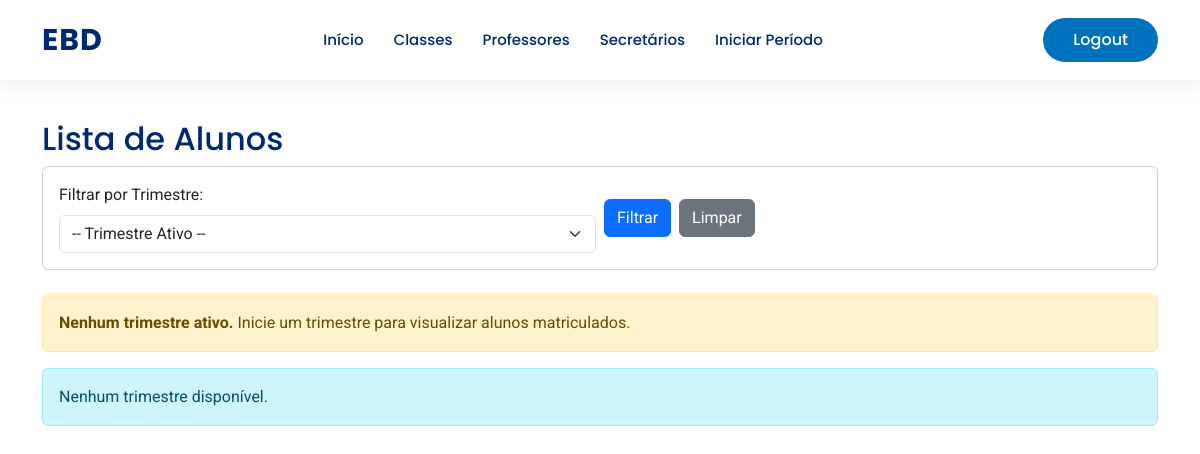
Before: /alunos/list/ (signed in) with the older database file.
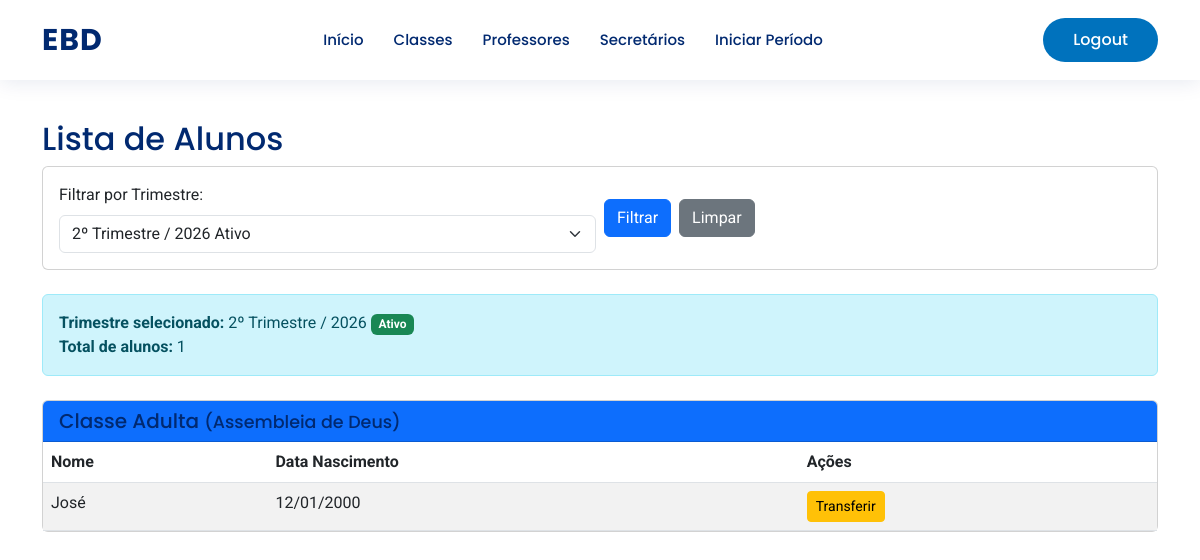
After: the same page with the newer database file.
### base/models.py (models this page shows, shortened)
class Trimestre(models.Model):
    igreja = models.ForeignKey(Igreja, on_delete=models.PROTECT, related_name="trimestres")
    trimestre = models.CharField(max_length=50)  # 1 Trim
    ano = models.PositiveIntegerField()
    ativo = models.BooleanField(default=False)
    concluido = models.BooleanField(default=False)
    class Meta:
        verbose_name = "Trimestre"
        verbose_name_plural = "Trimestres"
        unique_together = ('igreja', 'trimestre', 'ano')
        ordering = ["-ano", "trimestre"]

class Classe(models.Model):
    igreja = models.ForeignKey(Igreja, on_delete=models.PROTECT, related_name="classes")
    nome = models.CharField("Nome da Classe", max_length=100)
    class Meta:
        verbose_name = "Classe"
        verbose_name_plural = "Classes"
        ordering = ["igreja", "nome"]

class Igreja(models.Model):
    nome = models.CharField("Nome da Igreja", max_length=100, unique=True)
    class Meta:
        verbose_name = "Igreja"
        verbose_name_plural = "Igrejas"
        ordering = ["nome"]

class Aluno(models.Model):
    igreja = models.ForeignKey(Igreja, on_delete=models.PROTECT, related_name="alunos")
    nome = models.CharField(max_length=200)
    data_nascimento = models.DateField()
    class Meta:
        verbose_name = "Aluno"
        verbose_name_plural = "Alunos"
        ordering = ["nome"]

### base/views.py (the view)
# urls.py: path('alunos/list/', views.aluno_list, name='aluno_list'),
@user_passes_test(is_secretario_or_superintendente)
def aluno_list(request):
    trimestre_selecionado_id = request.GET.get('trimestre', None)
    if trimestre_selecionado_id:
        try:
            trimestre_selecionado = Trimestre.objects.get(id=trimestre_selecionado_id)
        except Trimestre.DoesNotExist:
            trimestre_selecionado = Trimestre.objects.filter(ativo=True).first()
    else:
        trimestre_selecionado = Trimestre.objects.filter(ativo=True).first()
    todos_trimestres = Trimestre.objects.all().order_by('-ano', '-trimestre')
    if trimestre_selecionado:
        matriculas = Matricula.objects.filter(trimestre=trimestre_selecionado, ativa=True).select_related('aluno', 'classe', 'trimestre')
    else:
        matriculas = Matricula.objects.none()
    classes_com_alunos = {}
    for matricula in matriculas:
        classe = matricula.classe
        if classe.id not in classes_com_alunos:
            classes_com_alunos[classe.id] = {
                'classe': classe,
                'alunos': []
            }
        if matricula.aluno not in classes_com_alunos[classe.id]['alunos']:
            classes_com_alunos[classe.id]['alunos'].append(matricula.aluno)
    grupos = list(classes_com_alunos.values())
    grupos.sort(key=lambda x: x['classe'].nome)
    return render(request, 'aluno_list.html', {
        'grupos': grupos,
        'trimestre_selecionado': trimestre_selecionado,
        'todos_trimestres': todos_trimestres,
        'total_alunos': sum(len(g['alunos']) for g in grupos)
    })

### base/views.py (called while the page is built)
def is_secretario_or_superintendente(user): return user.is_authenticated and user.role in ['secretario', 'superintendente']

### base/templates/aluno_list.html (shortened to what this page needs)
{% extends 'tela_inicial/layout_base.html' %}
{% block conteudo %}
<div class="container py-4">
  <h2>Lista de Alunos</h2>
  <div class="card mb-4">
    <div class="card-body">
      <form method="get" class="row g-2 align-items-center">
        <div class="col-md-6">
          <label for="trimestre_filter" class="form-label">Filtrar por Trimestre:</label>
          <select name="trimestre" id="trimestre_filter" class="form-select">
            <option value="">-- Trimestre Ativo --</option>
            {% for t in todos_trimestres %}
              <option value="{{ t.id }}" {% if trimestre_selecionado and trimestre_selecionado.id == t.id %}selected{% endif %}>
                {{ t.trimestre }} / {{ t.ano }}
              </option>
            {% endfor %}
          </select>
        </div>
        <div class="col-md-6 d-flex gap-2 align-items-end">
          <button type="submit" class="btn btn-primary">Filtrar</button>
          <a href="{% url 'aluno_list' %}" class="btn btn-secondary">Limpar</a>
        </div>
      </form>
    </div>
  </div>
  {% if trimestre_selecionado %}
    <div class="alert alert-info" role="alert">
      <strong>Trimestre selecionado:</strong> {{ trimestre_selecionado.trimestre }} / {{ trimestre_selecionado.ano }}
      {% if trimestre_selecionado.ativo %}<span class="badge bg-success">Ativo</span>{% endif %}
      <br>
      <strong>Total de alunos:</strong> {{ total_alunos }}
    </div>
  {% else %}
    <div class="alert alert-warning" role="alert">
      <strong>Nenhum trimestre ativo.</strong> Inicie um trimestre para visualizar alunos matriculados.
    </div>
  {% endif %}
  {% if grupos %}
    {% for grupo in grupos %}
      <div class="card mt-4">
        <div class="card-header bg-primary text-white">
          <h5 class="mb-0">{{ grupo.classe.nome }} <small>({{ grupo.classe.igreja.nome }})</small></h5>
        </div>
        <table class="table table-striped mb-0">
          <thead>
            <tr>
              <th>Nome</th>
              <th>Data Nascimento</th>
              <th>Ações</th>
            </tr>
          </thead>
          <tbody>
            {% for aluno in grupo.alunos %}
              <tr>
                <td>{{ aluno.nome }}</td>
                <td>{{ aluno.data_nascimento|date:"d/m/Y" }}</td>
                <td>
                  <a class="btn btn-sm btn-warning" href="{% url 'aluno_transferir' aluno.id %}{% if trimestre_selecionado %}?trimestre={{ trimestre_selecionado.id }}{% endif %}">Transferir</a>
                </td>
              </tr>
            {% endfor %}
          </tbody>
        </table>
      </div>
    {% endfor %}
  {% else %}
    <div class="alert alert-info" role="alert">
      {% if trimestre_selecionado %}
        Nenhum aluno matriculado no trimestre selecionado.
      {% else %}
        Nenhum trimestre disponível.
      {% endif %}
    </div>
  {% endif %}
</div>
{% endblock conteudo %}

Changed rows visible on the page:
added Trimestre: trimestre "2º Trimestre", ano "2026"
now on this page (row unchanged): Classe: classe.nome "Classe Adulta", classe.igreja.nome "Assembleia de Deus"
added Aluno: nome "José", data_nascimento "12/01/2000"
Other visible differences:
form field trimestre: "-- Trimestre Ativo --" → "2º Trimestre / 2026 Ativo"
{{ total_alunos }}: (not shown) → "1"
text no longer shown: "Nenhum trimestre ativo. Inicie um trimestre para visualizar alunos matriculados. Nenhum trimestre disponível."
text now shown: "Trimestre selecionado: / Ativo Total de alunos:"
